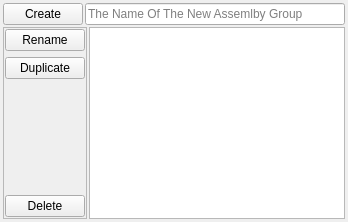
       <widget class="QWidget" name="Assembly_Group_Creation_Page">
        <layout class="QVBoxLayout" name="verticalLayout_12">
         <property name="spacing">
          <number>0</number>
         </property>
         <property name="leftMargin">
          <number>2</number>
         </property>
         <property name="topMargin">
          <number>2</number>
         </property>
         <property name="rightMargin">
          <number>2</number>
         </property>
         <property name="bottomMargin">
          <number>2</number>
         </property>
         <item>
          <layout class="QHBoxLayout" name="Assembly_Group_Creation_HLayout">
           <property name="spacing">
            <number>2</number>
           </property>
           <property name="leftMargin">
            <number>1</number>
           </property>
           <property name="topMargin">
            <number>1</number>
           </property>
           <property name="rightMargin">
            <number>1</number>
           </property>
           <property name="bottomMargin">
            <number>1</number>
           </property>
           <item>
            <widget class="QPushButton" name="Create_Assembly_Group_Button">
             <property name="text">
              <string>Create</string>
             </property>
            </widget>
           </item>
           <item>
            <widget class="QLineEdit" name="Create_Assembly_Group_Name_Input">
             <property name="placeholderText">
              <string>The Name Of The New Assemlby Group</string>
             </property>
            </widget>
           </item>
          </layout>
         </item>
         <item>
          <layout class="QHBoxLayout" name="Assembly_Group_Editing_HLayout">
           <property name="spacing">
            <number>2</number>
           </property>
           <property name="leftMargin">
            <number>1</number>
           </property>
           <property name="topMargin">
            <number>1</number>
           </property>
           <property name="rightMargin">
            <number>1</number>
           </property>
           <property name="bottomMargin">
            <number>1</number>
           </property>
           <item>
            <widget class="QFrame" name="Edit_Assembly_Group_Buttons_Frame">
             <property name="frameShape">
              <enum>QFrame::StyledPanel</enum>
             </property>
             <layout class="QVBoxLayout" name="verticalLayout_5">
              <property name="leftMargin">
               <number>1</number>
              </property>
              <property name="topMargin">
               <number>1</number>
              </property>
              <property name="rightMargin">
               <number>1</number>
              </property>
              <property name="bottomMargin">
               <number>1</number>
              </property>
              <item>
               <widget class="QPushButton" name="Rename_Assembly_Group_Button">
                <property name="text">
                 <string>Rename</string>
                </property>
               </widget>
              </item>
              <item>
               <widget class="QPushButton" name="Duplicate_Assembly_Group_Button">
                <property name="enabled">
                 <bool>true</bool>
                </property>
                <property name="text">
                 <string>Duplicate</string>
                </property>
               </widget>
              </item>
              <item>
               <spacer name="Edit_Assembly_Group_Buttons_VSpacer">
                <property name="orientation">
                 <enum>Qt::Vertical</enum>
                </property>
                <property name="sizeHint" stdset="0">
                 <size>
                  <width>20</width>
                  <height>40</height>
                 </size>
                </property>
               </spacer>
              </item>
              <item>
               <widget class="QPushButton" name="Delete_Assembly_Group_Button">
                <property name="text">
                 <string>Delete</string>
                </property>
               </widget>
              </item>
             </layout>
            </widget>
           </item>
           <item>
            <widget class="BASE_LIST_VIEW" name="Created_Assembly_Gorups_List_View">
             <property name="sizePolicy">
              <sizepolicy hsizetype="Preferred" vsizetype="Expanding">
               <horstretch>1</horstretch>
               <verstretch>0</verstretch>
              </sizepolicy>
             </property>
             <property name="Root_Index_Assembly_Type" stdset="0">
              <string>Groups</string>
             </property>
             <property name="Data_Model_Name" stdset="0">
              <string>config_data_model</string>
             </property>
            </widget>
           </item>
          </layout>
         </item>
        </layout>
       </widget>
